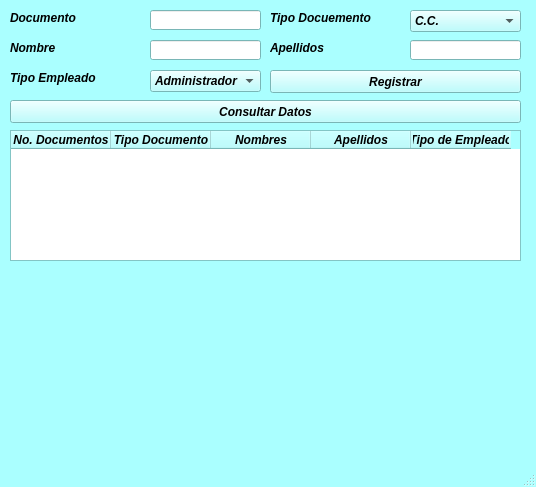
<?xml version="1.0" encoding="UTF-8"?>
<ui version="4.0">
 <class>SERVIDOR</class>
 <widget class="QMainWindow" name="SERVIDOR">
  <property name="geometry">
   <rect>
    <x>0</x>
    <y>0</y>
    <width>536</width>
    <height>487</height>
   </rect>
  </property>
  <property name="palette">
   <palette>
    <active>
     <colorrole role="Button">
      <brush brushstyle="SolidPattern">
       <color alpha="255">
        <red>170</red>
        <green>255</green>
        <blue>255</blue>
       </color>
      </brush>
     </colorrole>
     <colorrole role="Base">
      <brush brushstyle="SolidPattern">
       <color alpha="255">
        <red>255</red>
        <green>255</green>
        <blue>255</blue>
       </color>
      </brush>
     </colorrole>
     <colorrole role="Window">
      <brush brushstyle="SolidPattern">
       <color alpha="255">
        <red>170</red>
        <green>255</green>
        <blue>255</blue>
       </color>
      </brush>
     </colorrole>
    </active>
    <inactive>
     <colorrole role="Button">
      <brush brushstyle="SolidPattern">
       <color alpha="255">
        <red>170</red>
        <green>255</green>
        <blue>255</blue>
       </color>
      </brush>
     </colorrole>
     <colorrole role="Base">
      <brush brushstyle="SolidPattern">
       <color alpha="255">
        <red>255</red>
        <green>255</green>
        <blue>255</blue>
       </color>
      </brush>
     </colorrole>
     <colorrole role="Window">
      <brush brushstyle="SolidPattern">
       <color alpha="255">
        <red>170</red>
        <green>255</green>
        <blue>255</blue>
       </color>
      </brush>
     </colorrole>
    </inactive>
    <disabled>
     <colorrole role="Button">
      <brush brushstyle="SolidPattern">
       <color alpha="255">
        <red>170</red>
        <green>255</green>
        <blue>255</blue>
       </color>
      </brush>
     </colorrole>
     <colorrole role="Base">
      <brush brushstyle="SolidPattern">
       <color alpha="255">
        <red>170</red>
        <green>255</green>
        <blue>255</blue>
       </color>
      </brush>
     </colorrole>
     <colorrole role="Window">
      <brush brushstyle="SolidPattern">
       <color alpha="255">
        <red>170</red>
        <green>255</green>
        <blue>255</blue>
       </color>
      </brush>
     </colorrole>
    </disabled>
   </palette>
  </property>
  <property name="font">
   <font>
    <weight>75</weight>
    <italic>true</italic>
    <bold>true</bold>
   </font>
  </property>
  <property name="mouseTracking">
   <bool>false</bool>
  </property>
  <property name="windowTitle">
   <string>MainWindow</string>
  </property>
  <widget class="QWidget" name="centralwidget">
   <widget class="QPushButton" name="registrar">
    <property name="geometry">
     <rect>
      <x>270</x>
      <y>70</y>
      <width>251</width>
      <height>23</height>
     </rect>
    </property>
    <property name="font">
     <font>
      <family>Arial</family>
      <pointsize>9</pointsize>
     </font>
    </property>
    <property name="text">
     <string>Registrar</string>
    </property>
   </widget>
   <widget class="QLineEdit" name="documento">
    <property name="geometry">
     <rect>
      <x>150</x>
      <y>10</y>
      <width>111</width>
      <height>20</height>
     </rect>
    </property>
   </widget>
   <widget class="QLineEdit" name="nombre">
    <property name="geometry">
     <rect>
      <x>150</x>
      <y>40</y>
      <width>111</width>
      <height>20</height>
     </rect>
    </property>
   </widget>
   <widget class="QComboBox" name="tipoDocu">
    <property name="geometry">
     <rect>
      <x>410</x>
      <y>10</y>
      <width>111</width>
      <height>22</height>
     </rect>
    </property>
    <item>
     <property name="text">
      <string>C.C.</string>
     </property>
    </item>
    <item>
     <property name="text">
      <string>T.I.</string>
     </property>
    </item>
    <item>
     <property name="text">
      <string>C.E.</string>
     </property>
    </item>
    <item>
     <property name="text">
      <string>P.E.</string>
     </property>
    </item>
   </widget>
   <widget class="QLineEdit" name="apellido">
    <property name="geometry">
     <rect>
      <x>410</x>
      <y>40</y>
      <width>111</width>
      <height>20</height>
     </rect>
    </property>
   </widget>
   <widget class="QComboBox" name="tipoEmp">
    <property name="geometry">
     <rect>
      <x>150</x>
      <y>70</y>
      <width>111</width>
      <height>22</height>
     </rect>
    </property>
    <item>
     <property name="text">
      <string>Administrador</string>
     </property>
    </item>
    <item>
     <property name="text">
      <string>Recepcionista</string>
     </property>
    </item>
   </widget>
   <widget class="QLabel" name="documentoLab">
    <property name="geometry">
     <rect>
      <x>10</x>
      <y>10</y>
      <width>91</width>
      <height>16</height>
     </rect>
    </property>
    <property name="font">
     <font>
      <family>Arial</family>
      <pointsize>9</pointsize>
     </font>
    </property>
    <property name="text">
     <string>&lt;html&gt;&lt;head/&gt;&lt;body&gt;&lt;p&gt;&lt;span style=&quot; font-weight:600; font-style:italic;&quot;&gt;Documento&lt;/span&gt;&lt;/p&gt;&lt;/body&gt;&lt;/html&gt;</string>
    </property>
   </widget>
   <widget class="QLabel" name="tipoDocuLab">
    <property name="geometry">
     <rect>
      <x>270</x>
      <y>10</y>
      <width>111</width>
      <height>16</height>
     </rect>
    </property>
    <property name="font">
     <font>
      <family>Arial</family>
      <pointsize>9</pointsize>
     </font>
    </property>
    <property name="text">
     <string>&lt;html&gt;&lt;head/&gt;&lt;body&gt;&lt;p&gt;&lt;span style=&quot; font-weight:600; font-style:italic;&quot;&gt;Tipo Docuemento&lt;/span&gt;&lt;/p&gt;&lt;/body&gt;&lt;/html&gt;</string>
    </property>
   </widget>
   <widget class="QLabel" name="nombreLab">
    <property name="geometry">
     <rect>
      <x>10</x>
      <y>40</y>
      <width>61</width>
      <height>16</height>
     </rect>
    </property>
    <property name="font">
     <font>
      <family>Arial</family>
     </font>
    </property>
    <property name="text">
     <string>&lt;html&gt;&lt;head/&gt;&lt;body&gt;&lt;p&gt;&lt;span style=&quot; font-size:9pt; font-weight:600; font-style:italic;&quot;&gt;Nombre&lt;/span&gt;&lt;/p&gt;&lt;/body&gt;&lt;/html&gt;</string>
    </property>
   </widget>
   <widget class="QLabel" name="apellidosLab">
    <property name="geometry">
     <rect>
      <x>270</x>
      <y>40</y>
      <width>71</width>
      <height>16</height>
     </rect>
    </property>
    <property name="font">
     <font>
      <family>Arial</family>
      <pointsize>9</pointsize>
     </font>
    </property>
    <property name="text">
     <string>&lt;html&gt;&lt;head/&gt;&lt;body&gt;&lt;p&gt;&lt;span style=&quot; font-weight:600; font-style:italic;&quot;&gt;Apellidos&lt;/span&gt;&lt;/p&gt;&lt;/body&gt;&lt;/html&gt;</string>
    </property>
   </widget>
   <widget class="QLabel" name="tipoEmpLab">
    <property name="geometry">
     <rect>
      <x>10</x>
      <y>70</y>
      <width>101</width>
      <height>16</height>
     </rect>
    </property>
    <property name="font">
     <font>
      <family>Arial</family>
      <pointsize>9</pointsize>
     </font>
    </property>
    <property name="text">
     <string>&lt;html&gt;&lt;head/&gt;&lt;body&gt;&lt;p&gt;&lt;span style=&quot; font-weight:600; font-style:italic;&quot;&gt;Tipo Empleado&lt;/span&gt;&lt;/p&gt;&lt;/body&gt;&lt;/html&gt;</string>
    </property>
   </widget>
   <widget class="QPushButton" name="consultar">
    <property name="geometry">
     <rect>
      <x>10</x>
      <y>100</y>
      <width>511</width>
      <height>23</height>
     </rect>
    </property>
    <property name="font">
     <font>
      <family>Arial</family>
      <pointsize>9</pointsize>
     </font>
    </property>
    <property name="text">
     <string>Consultar Datos</string>
    </property>
   </widget>
   <widget class="QTableWidget" name="tableWidget">
    <property name="geometry">
     <rect>
      <x>10</x>
      <y>130</y>
      <width>511</width>
      <height>131</height>
     </rect>
    </property>
    <column>
     <property name="text">
      <string>No. Documentos</string>
     </property>
    </column>
    <column>
     <property name="text">
      <string>Tipo Documento</string>
     </property>
    </column>
    <column>
     <property name="text">
      <string>Nombres</string>
     </property>
    </column>
    <column>
     <property name="text">
      <string>Apellidos</string>
     </property>
    </column>
    <column>
     <property name="text">
      <string>Tipo de Empleado</string>
     </property>
    </column>
   </widget>
  </widget>
  <widget class="QStatusBar" name="statusbar"/>
 </widget>
 <resources/>
 <connections/>
</ui>
